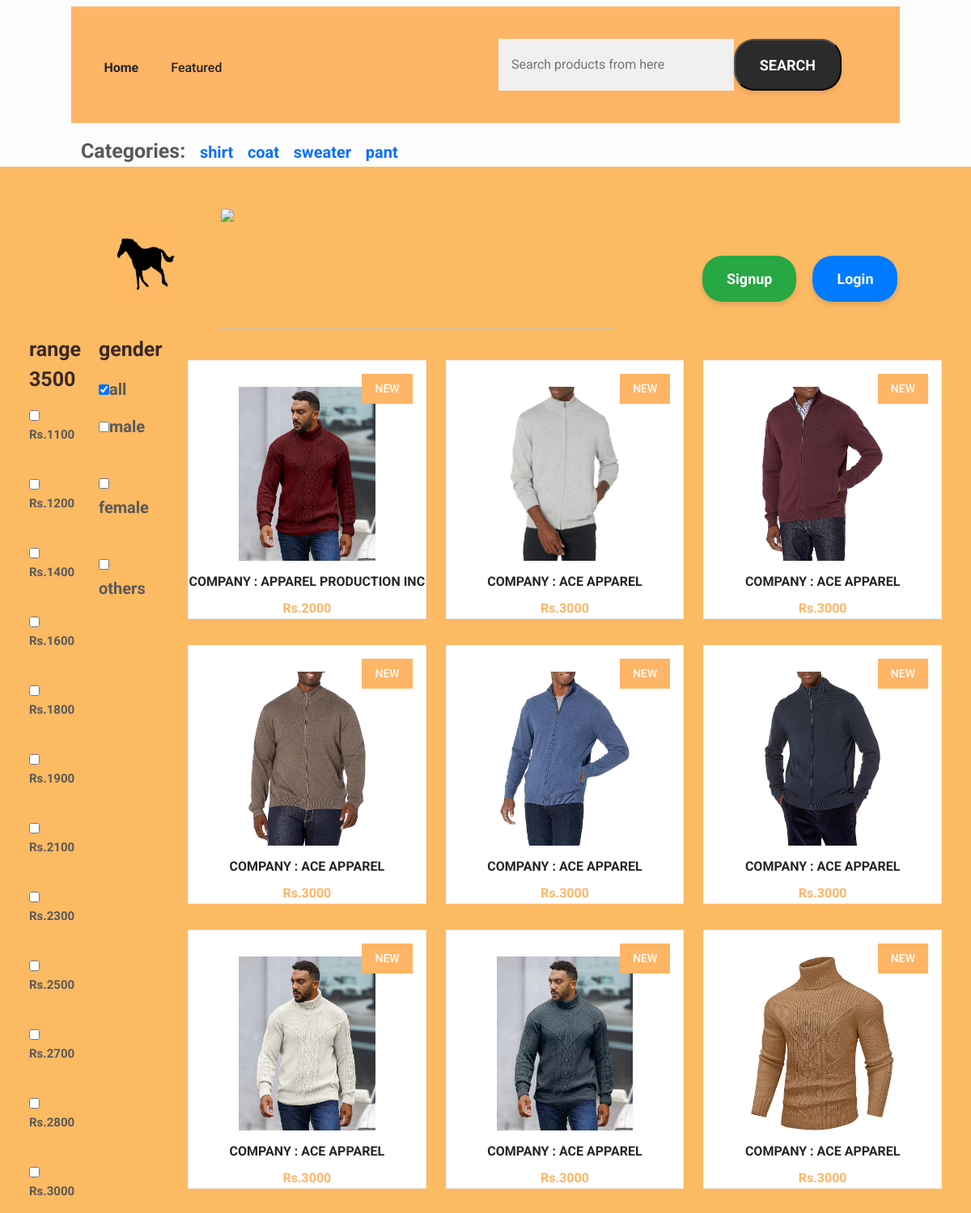
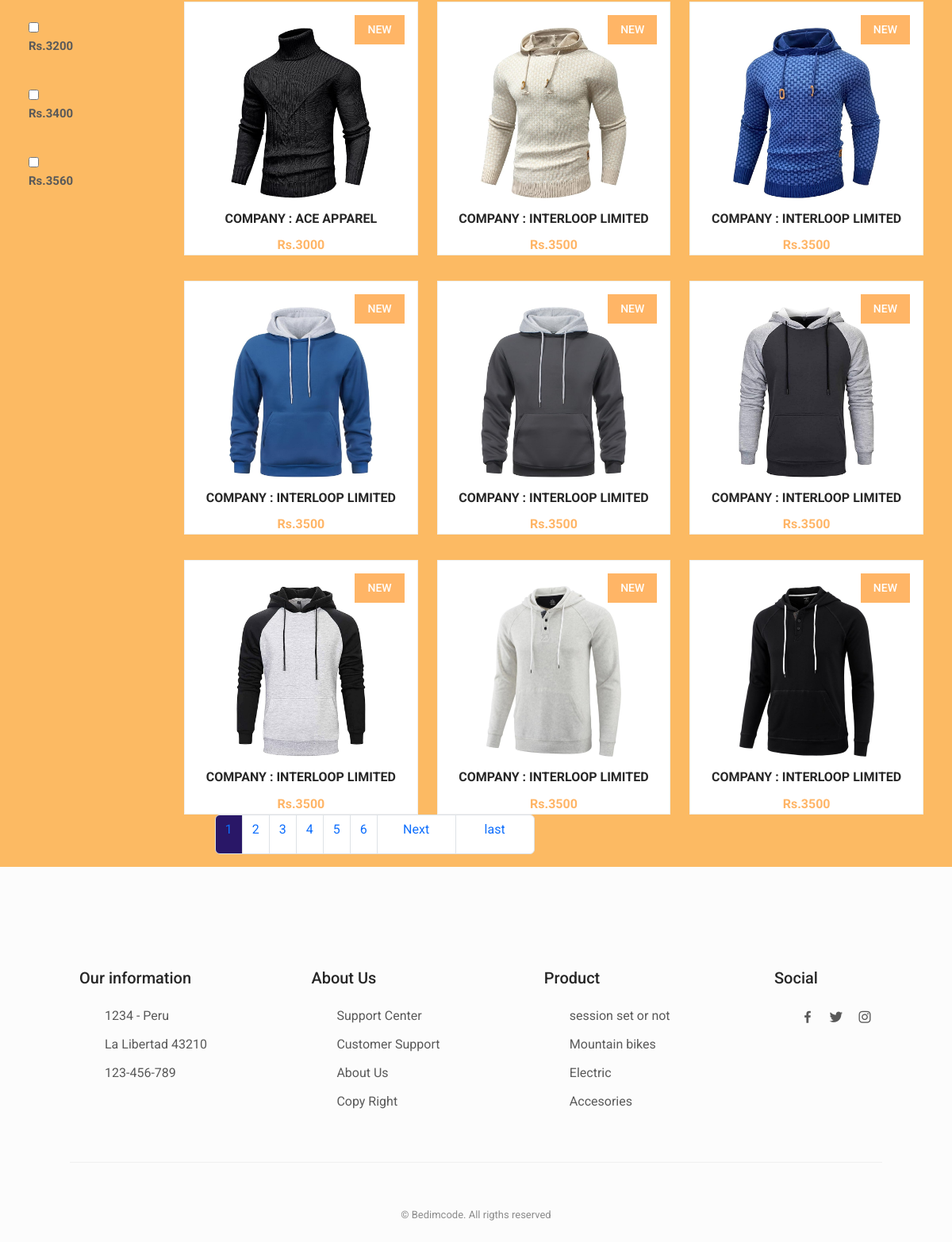
The page / on the database its author committed (2 pictures, top to bottom).
### categories/models.py (models this page shows)
class parent_category(models.Model):
    p_c_id=models.BigAutoField(auto_created=True, primary_key=True, serialize=False,)
    p_c_name=models.CharField(max_length=100,unique=True)

class gender(models.Model):
    g_id=models.BigAutoField(auto_created=True,primary_key=True,serialize=False)
    g_name=models.IntegerField()

### products/models.py (models this page shows, shortened)
class product(models.Model):
    p_id=models.BigAutoField(auto_created=True, primary_key=True, serialize=False,)
    p_name=models.CharField(max_length=100)
    p_price=models.IntegerField()
    p_compony=models.CharField(max_length=100)
    p_is_sale=models.BooleanField(default=False)
    p_description=models.CharField(max_length=1500)
    p_child_category=models.ForeignKey(child_category,on_delete=models.CASCADE,related_name='p_child_category')
    p_gender=models.ForeignKey(gender,on_delete=models.CASCADE,related_name='child_category')
    slug=models.SlugField()
    color_variant = models.ManyToManyField(ColorVariant,blank=True)
    size_variant = models.ManyToManyField(SizeVariant,blank=True)

class product_image(models.Model):
    i_id=  models.BigAutoField(auto_created=True, primary_key=True, serialize=False,)
    image=models.ImageField(upload_to='images')
    product_id=models.ForeignKey(product,on_delete=models.CASCADE,related_name='p_image')

### home/views.py (the view, shortened to what this page needs)
# urls.py: path('',include('home.urls')),
def home(request):
        if request.GET.get('page'):
            page_number=request.GET.get('page') #this will come in url
        else:
            page_number='1'
        data={}
        if request.GET.get('PriceRange') and not request.GET.get('gender'):
            priceRange=request.GET.get('PriceRange')
            if 'gender' in request.session:
                products=product.objects.filter(p_price__lte=priceRange,p_gender=request.session['gender']).order_by('-p_price')
            else:
                products=product.objects.filter(p_price__lte=priceRange).order_by('-p_price')
            priceRange=int(priceRange)
            data.update({'priceRange':priceRange})
        else:
            products=product.objects.all()
        p=Paginator(products,18) #every page will show 2 records
        ServiceDatafinal=p.get_page(page_number) #it will return the two records to display in page
        totalpage=ServiceDatafinal.paginator.num_pages #it will return how much pages can be create from compairing/dividing the number of records and number should display for one page
        data.update({
        'page_no':int(page_number),
		'serviceData':ServiceDatafinal,
        'lastpage':totalpage,
        'totalPagelist':[n+1 for n in range(totalpage)]
	      })
        categories=parent_category.objects.all()
        data.update({'categories':categories})
        genders=gender.objects.all()
        data.update({'genders':genders})
        min_price=0
        max_price=0
        productstemp=product.objects.all()
        for p in productstemp:
            if p.p_price>max_price:
                max_price=p.p_price
            elif p.p_price<min_price:
                min_price=p.p_price
            if(min_price is 0):
                min_price=p.p_price
        pricelist=[]
        gap=int((max_price-min_price)/14) # because we want to bring only 14 values to display in home page
        if gap is not 0:
            for k in range(min_price,max_price,gap):
                r=k%100
                s=100-r
                prce=k+s
                pricelist.append(prce)
            if pricelist:
                pricelist.pop()
            r=max_price%gap
            s=gap-r
            prce=max_price+s
            pricelist.append(prce)
            data.update({'max_price':max_price})
            data.update({'pricelist':pricelist})
        if 'search' in request.session:
            del request.session['search']
        request.session['path']=request.path
        return render(request,"home/home.html",data)
        messages.warning(request,"something went wrong")
        messages.warning(request,e)
        return render(request,'home/notPageFoundError.html')

### templates/home/home.html (shortened to what this page needs)
<!DOCTYPE html>
<html lang="en">
<head>
</head>
    {% extends "base/base.html" %}
    {% block start %}
    <link rel="stylesheet" href="/static/css/styles.css">
    <body>
        <div class="container-fluid" style="background-color: rgb(252, 186, 99);">
            <div class="row">
                <div class="container">
                    <div class="row">
                        <div class="col-2" id="horse-left-image-container-toogle">
                            <img src="/static/img/horse3.png" style="height: 100px; width: 100px; position: relative;top: 70px; left: 30px;" alt="">
                        </div>
                        <div class="col-6" id="image-container-toogle">
    <img src="/static/img/logo5.png" style="height: 150px;  width: 700px; margin-bottom: 0px; position: relative;top: 50px;" alt="">
</div>
    <div class="col-3" style="position: relative; right:80px;">
    </div>
</div>
    <div class="row">
        <div class="col-md-9 col-sm-6"></div>
        <div class="col-md-3 col-sm-6" style="position: relative ; bottom: 80px;">
            {% include 'home/login_sigin_buttons.html' %}
        </div>
    </div>
</div>
      <section class=" container-fluid" id="new">
        <div class="container-fluid">
            <div class="row">
                <div class="col-2">
                    <div class="container">
                        <div class="row">
                            <div class="col-6">
                                <p style="font-weight: bold; font-size: 25px; color: rgb(56, 41, 41);"> range {{max_price}}</p>
                                {% for price in pricelist %}
                                {% include 'home/PriceCheckBox.html' %}
                                {% endfor %}
                            </div>
                            <div class="col-6">
                                <p style="font-weight: bold; font-size: 25px; color: rgb(56, 41, 41);"> gender </p>
                                <p style="font-weight: bold; font-size: 20px;"><input type="checkbox" id="genderAll"  {% if not  request.session.gender or priceRange is -1  %} checked {% endif %} value="-1">all</p>
                                {% for g in genders %}
                                {% include 'home/genderCheckBox.html' %}
                                {% endfor %}
                            </div>
                        </div>
                    </div>
                </div>
                <div class="col-10">
                    <div class="container-fluid">
                        <div class="row">
                            {% for product in serviceData %}
                            <div class="col-md-4 col-sm-12">
                                <a href="{% url 'products_detail' product.slug %}">
                                <div class="new__container">
                                    <div class="swiper new-swiper">
                                        <div class="swiper-wrapper">
                                            <article class="new__card swiper-slide">
                                                <span class="new__tag">New</span>
                                                <img src="/media/images/{{product.p_image.first.image}}" alt="" class="new__img">
                                                <div class="new__data">
                                                    <h3 class="new__title">company : {{product.p_compony}}</h3>
                                                    <span class="new__price">Rs.{{product.p_price}}</span>
                                                </div>
                                            </article>
                                        </div>
                                    </div>
                                </div>
                            </a>
                        </div>
                        {% endfor %}
            </div>
                    </div>
                </div>
            </div>
        </div>
    </section>
    <div class="container">
        <div class="row">
            <div class="col-2"></div>
            <div class="col-4">
                <center>
                <nav aria-label="Page navigation example">
                    <ul class="pagination">
                        {% if priceRange %}
                        {% if serviceData.has_previous %}
                      <li class="page-item"><a class="page-link" href="/?page=1&PriceRange={{priceRange}}" style=" width: 100px; height: 50px;">first</a></li>
                      <li class="page-item"><a class="page-link" href="/?page={{serviceData.previous_page_number}}&PriceRange={{priceRange}}" style=" width: 100px; height: 50px;">Previous</a></li>
                      {% endif %}
                      {%for n in totalPagelist %}
                      {% if page_no == n %}
                      <li class="page-item"><a class="page-link" href="/?page={{n}}&PriceRange={{priceRange}}" style=" max-width: 50px; height: 50px; background-color: rgb(50, 20, 99);">{{n}}</a></li>
                      {% else %}
                      <li class="page-item"><a class="page-link" href="/?page={{n}}&PriceRange={{priceRange}}" style=" max-width: 50px; height: 50px;">{{n}}</a></li>
                      {% endif %}
                {% endfor %}
                      {% if serviceData.has_next %}
                      <li class="page-item"><a class="page-link" href="/?page={{serviceData.next_page_number}}&PriceRange={{priceRange}}" style=" width: 100px; height: 50px;">Next</a></li>
                      <li class="page-item"><a class="page-link" href="/?page={{lastpage}}&PriceRange={{priceRange}}" style=" width: 100px; height: 50px;">last</a></li>
                      {% endif %}
                        {% else %}
                      {%for n in totalPagelist %}
                      {% if page_no == n %}
                      <li class="page-item"><a class="page-link" href="/?page={{n}}" style=" max-width: 50px; height: 50px; background-color: rgb(41, 23, 103);">{{n}}</a></li>
                      {% else %}
                      <li class="page-item"><a class="page-link" href="/?page={{n}}" style=" max-width: 50px; height: 50px;">{{n}}</a></li>
                      {% endif %}
                {% endfor %}
                      {% if serviceData.has_next %}
                      <li class="page-item"><a class="page-link" href="/?page={{serviceData.next_page_number}}" style=" width: 100px; height: 50px;">Next</a></li>
                      <li class="page-item"><a class="page-link" href="/?page={{lastpage}}" style=" width: 100px; height: 50px;">last</a></li>
                      {% endif %}
                      {% endif %}
                    </ul>
                  </nav>
                </center>
            </div>
            <div class="col-4"></div>
        </div>
    </div>
</div>
</div>
</body>
    {% endblock %}

### templates/base/base.html (shortened to what this page needs)
 <!DOCTYPE html>
    <html lang="en">
    <head>
        <link rel="stylesheet" href="/static/css/bootstrap.css">
        <link rel="stylesheet" href="https://cdn.jsdelivr.net/npm/boxicons@latest/css/boxicons.min.css">
        <link rel="stylesheet" href="/static/css/swiper-bundle.min.css">
        <link rel="stylesheet" href="/static/css/styles.css">
    <div>
        <section class="newsletter section container" style="width: 100%; margin-top: -120px;">
            <div class="newsletter__bg grid" style="height:70px ;">
                <div style="width:50%; position: relative; right: 15%;bottom: 20px;">
                    <div class="nav__menu" id="nav-menu">
                        <ul class="nav__list">
                            <li class="nav__item">
                                <a href="{% url 'home' %}" class="nav__link"><b>Home</b></a>
                            </li>
                            <li class="nav__item">
                                <a href="#featured" class="nav__link">Featured</a>
                            </li>
                        </ul>
                    </div>
                </div>
                <form  action="{% url 'search' %}" method="post" class="newsletter__subscribe" style="position: relative; bottom: 50%">
                    <input type="text" {% if request.session.search %} value="{{request.session.search}}" {% endif %} name="search" placeholder="Search products from here" class="newsletter__input">
                    <input type="submit" class="button" value="SEARCH">
                </form>
            </div>
        </section>
    </div>
   <div class="container">
    <div class="row">
        <div class="col-md-12">
            {% if categories %}
            <span style="font-size: 25px; font-weight: bold ;">Categories:</span>&ThickSpace;&ThickSpace;&ThickSpace;
           {% endif %}
            {% for category in categories %}
            {% if category_id == category.p_c_id %}
           <a href="{% url 'category_data' category.p_c_id %}"><span style="font-size: 20px; font-weight: bold; color: red;">{{category.p_c_name}}</span></a>&ThickSpace;&ThickSpace;&ThickSpace;
           {% else %}
           <a href="{% url 'category_data' category.p_c_id %}"><span style="font-size: 20px; font-weight: bold;">{{category.p_c_name}}</span></a>&ThickSpace;&ThickSpace;&ThickSpace;
           {% endif %}
            {% endfor %}
        </div>
    </div>
</div>
    {% block start %}
{% endblock %}
<footer class="footer section">
    <div class="footer__container container grid">
        <div class="footer__content">
            <h3 class="footer__title">Our information</h3>
            <ul class="footer__list">
                <li>1234 - Peru</li>
                <li>La Libertad 43210</li>
                <li>123-456-789</li>
            </ul>
        </div>
        <div class="footer__content">
            <h3 class="footer__title">About Us</h3>
            <ul class="footer__links">
                <li>
                    <a href="#" class="footer__link">Support Center</a>
                </li>
                <li>
                    <a href="#" class="footer__link">Customer Support</a>
                </li>
                <li>
                    <a href="#" class="footer__link">About Us</a>
                </li>
                <li>
                    <a href="#" class="footer__link">Copy Right</a>
                </li>
            </ul>
        </div>
        <div class="footer__content">
            <h3 class="footer__title">Product</h3>
            <ul class="footer__links">
                <li>
                    <a href="{% url 'check_session' %}" class="footer__link">session set or not</a>
                </li>
                <li>
                    <a href="#" class="footer__link">Mountain bikes</a>
                </li>
                <li>
                    <a href="#" class="footer__link">Electric</a>
                </li>
                <li>
                    <a href="#" class="footer__link">Accesories</a>
                </li>
            </ul>
        </div>
        <div class="footer__content">
            <h3 class="footer__title">Social</h3>
            <ul class="footer__social">
                <a href="https://www.facebook.com/" target="_blank" class="footer__social-link">
                    <i class='bx bxl-facebook'></i>
                </a>
                <a href="https://twitter.com/" target="_blank" class="footer__social-link">
                    <i class='bx bxl-twitter' ></i>
                </a>
                <a href="https://www.instagram.com/" target="_blank" class="footer__social-link">
                    <i class='bx bxl-instagram' ></i>
                </a>
            </ul>
        </div>
    </div>
    <span class="footer__copy">&#169; Bedimcode. All rigths reserved</span>
</footer>
</html>

### templates/home/genderCheckBox.html (shortened to what this page needs)
<html>
    <body>
<p style="font-weight: bold; font-size: 20px;"><input type="checkbox" id="genderCheckBox{{g.g_id}}"  value="{{g.g_id}}">{{g.g_name}}</p>
<br>
    </body>
</html>

### templates/home/home.html (style rules this page uses)
#image-container-toogle img { display: none; }
#image-container-toogle img.active { display: block; }
#horse-left-image-container-toogle img { display: none; }
#horse-left-image-container-toogle img.active { display: block; }

### templates/home/login_sigin_buttons.html (style rules this page uses)
.button { text-decoration: none; padding: 15px 30px; font-size: 18px; font-weight: bold; border-radius: 25px; color: white; transition: 0.3s ease; box-shadow: 0 4px 6px rgba(0, 0, 0, 0.1); }

### rows shown on the page
parent_category: p_c_name "shirt"
parent_category: p_c_name "coat"
parent_category: p_c_name "sweater"
parent_category: p_c_name "pant"
gender: g_name "male"
gender: g_name "female"
gender: g_name "others"
product: p_image.first.image (picture), p_compony "APPAREL PRODUCTION INC", p_price "2000"
product: p_image.first.image (picture), p_compony "ACE APPAREL", p_price "3000"
product: p_image.first.image (picture), p_compony "ACE APPAREL", p_price "3000"
product: p_image.first.image (picture), p_compony "ACE APPAREL", p_price "3000"
product: p_image.first.image (picture), p_compony "ACE APPAREL", p_price "3000"
product: p_image.first.image (picture), p_compony "ACE APPAREL", p_price "3000"
product: p_image.first.image (picture), p_compony "ACE APPAREL", p_price "3000"
product: p_image.first.image (picture), p_compony "ACE APPAREL", p_price "3000"
product: p_image.first.image (picture), p_compony "ACE APPAREL", p_price "3000"
product: p_image.first.image (picture), p_compony "ACE APPAREL", p_price "3000"
product: p_image.first.image (picture), p_compony "INTERLOOP LIMITED", p_price "3500"
product: p_image.first.image (picture), p_compony "INTERLOOP LIMITED", p_price "3500"
product: p_image.first.image (picture), p_compony "INTERLOOP LIMITED", p_price "3500"
product: p_image.first.image (picture), p_compony "INTERLOOP LIMITED", p_price "3500"
product: p_image.first.image (picture), p_compony "INTERLOOP LIMITED", p_price "3500"
product: p_image.first.image (picture), p_compony "INTERLOOP LIMITED", p_price "3500"
product: p_image.first.image (picture), p_compony "INTERLOOP LIMITED", p_price "3500"
product: p_image.first.image (picture), p_compony "INTERLOOP LIMITED", p_price "3500"

### other values the page prints
{{ max_price }} "3500"
{{ price }} "1100" "1200" "1400" "1600" "1800" "1900" "2100" "2300" "2500" "2700" "2800" "3000" "3200" "3400" "3560"
{{ n }} "1"
{{ n }} "2" "3" "4" "5" "6"
